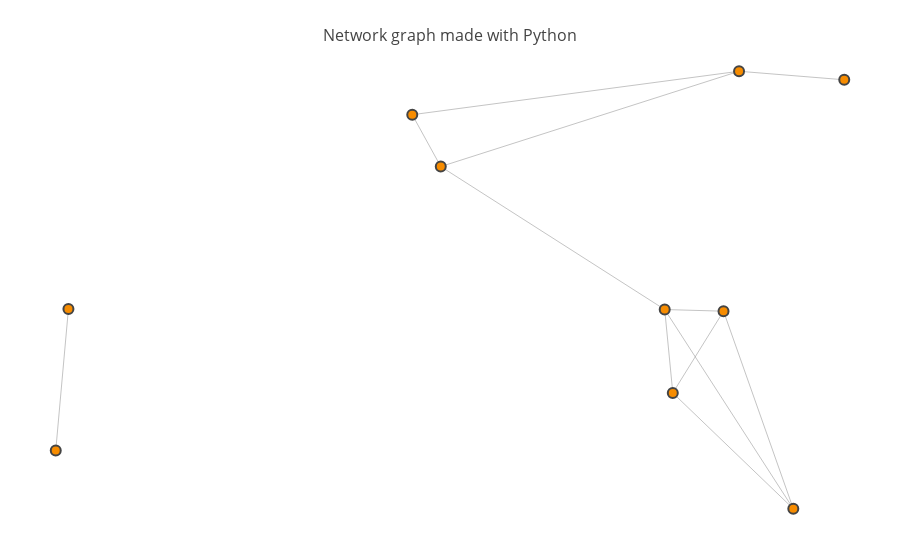

This figure's notebook cell:
### Markdown cell above
### Map Basics

### Code cell
map_10 = load_map_10()
show_map(map_10)

### Figure 1 — Plotly figure (JSON) as saved in the notebook; plotly's stock layout.template omitted (floating-point values rounded to 4 significant figures)
{"data": [{"hoverinfo": "none", "line": {"color": "#888", "width": 0.5}, "mode": "lines", "type": "scatter", "x": [0.7799, 0.4625, null, 0.7799, 0.882, null, 0.7799, 0.4902, null, 0.7648, 0.8326, null, 0.7648, 0.7077, null, 0.7648, 0.7155, null, 0.7155, 0.8326, null, 0.7155, 0.7077, null, 0.7077, 0.4902, null, 0.7077, 0.8326, null, 0.4902, 0.4625, null, 0.1162, 0.1285, null], "y": [0.6923, 0.6258, null, 0.6923, 0.6792, null, 0.6923, 0.5465, null, 0.3253, 0.02311, null, 0.3253, 0.3278, null, 0.3253, 0.2003, null, 0.2003, 0.02311, null, 0.2003, 0.3278, null, 0.3278, 0.5465, null, 0.3278, 0.02311, null, 0.5465, 0.6258, null, 0.1124, 0.3286, null]}, {"hoverinfo": "text", "marker": {"color": [0, 0, 0, 0, 0, 0, 0, 0, 0, 0], "colorbar": {"thickness": 15, "title": "Node Connections", "titleside": "right", "xanchor": "left"}, "colorscale": "Hot", "line": {"width": 2}, "reversescale": true, "showscale": false, "size": 10}, "mode": "markers", "text": ["Intersection 0", "Intersection 1", "Intersection 2", "Intersection 3", "Intersection 4", "Intersection 5", "Intersection 6", "Intersection 7", "Intersection 8", "Intersection 9"], "type": "scatter", "x": [0.7799, 0.7648, 0.7155, 0.7077, 0.8326, 0.4902, 0.882, 0.4625, 0.1162, 0.1285], "y": [0.6923, 0.3253, 0.2003, 0.3278, 0.02311, 0.5465, 0.6792, 0.6258, 0.1124, 0.3286]}], "layout": {"hovermode": "closest", "margin": {"b": 20, "l": 5, "r": 5, "t": 40}, "showlegend": false, "title": "<br>Network graph made with Python", "titlefont": {"size": 16}, "xaxis": {"showgrid": false, "showticklabels": false, "zeroline": false}, "yaxis": {"showgrid": false, "showticklabels": false, "zeroline": false}}}
